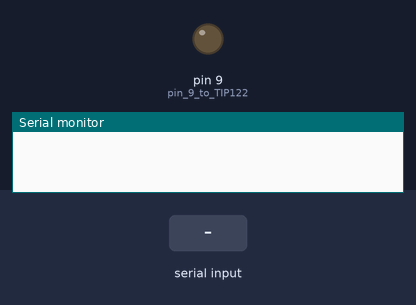
Simulated run of this sketch. Board: Arduino Uno, built with avr-gcc and run on an emulated ATmega328P. Parts: output pins drawn as LEDs (lit = HIGH), the last lines printed to the serial monitor. Inputs (shaded band) come from the test bench.

Above: at 1.2 s.
1.3 s: "90,45\n" received over Serial
At 2.1 s:
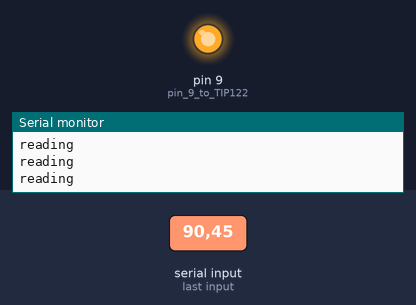
Timing chart, 0 to 4.3 s (numbered marks = the images above; inputs shaded):
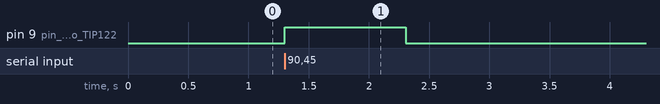

The sketch:

pump.ino
```cpp
//this will run only once
int temp = 0;
void setup() {
  pinMode(9, OUTPUT); //pin 9 to TIP122
  Serial.begin(9600);
}


//this will run forever
void loop() {
  if (Serial.available() > 0) {
    Serial.println("reading");
    temp = Serial.parseInt();
  }
  digitalWrite(9, temp);
}
```

Measured:
- after the input at 1.3 s, pin 9 (pin_9_to_TIP122): LOW → HIGH at once, → LOW 1.0 s later
